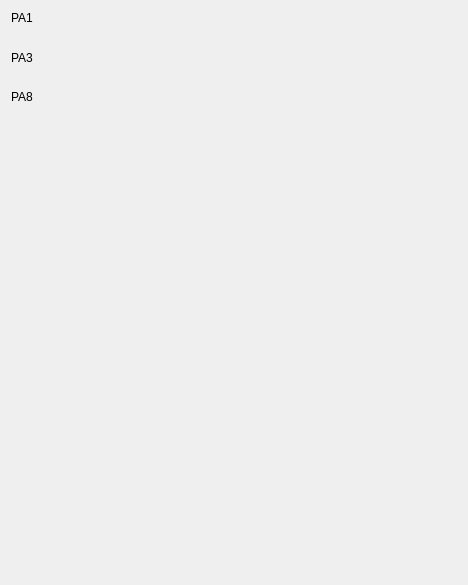
                 <widget class="QWidget" name="scrollAreaWidgetContents_10">
                  <property name="geometry">
                   <rect>
                    <x>0</x>
                    <y>0</y>
                    <width>468</width>
                    <height>585</height>
                   </rect>
                  </property>
                  <layout class="QVBoxLayout" name="verticalLayout_15">
                   <item>
                    <widget class="QLabel" name="label_9">
                     <property name="maximumSize">
                      <size>
                       <width>16777215</width>
                       <height>15</height>
                      </size>
                     </property>
                     <property name="text">
                      <string>PA1</string>
                     </property>
                    </widget>
                   </item>
                   <item>
                    <widget class="QLabel" name="label_45">
                     <property name="sizePolicy">
                      <sizepolicy hsizetype="Preferred" vsizetype="Preferred">
                       <horstretch>0</horstretch>
                       <verstretch>0</verstretch>
                      </sizepolicy>
                     </property>
                     <property name="minimumSize">
                      <size>
                       <width>0</width>
                       <height>0</height>
                      </size>
                     </property>
                     <property name="maximumSize">
                      <size>
                       <width>450</width>
                       <height>150</height>
                      </size>
                     </property>
                     <property name="text">
                      <string/>
                     </property>
                     <property name="pixmap">
                      <pixmap>images/intervalai_bar.png</pixmap>
                     </property>
                     <property name="scaledContents">
                      <bool>true</bool>
                     </property>
                     <property name="margin">
                      <number>0</number>
                     </property>
                    </widget>
                   </item>
                   <item>
                    <widget class="QLabel" name="label_10">
                     <property name="maximumSize">
                      <size>
                       <width>16777215</width>
                       <height>13</height>
                      </size>
                     </property>
                     <property name="text">
                      <string>PA3</string>
                     </property>
                    </widget>
                   </item>
                   <item>
                    <widget class="QLabel" name="label_44">
                     <property name="maximumSize">
                      <size>
                       <width>450</width>
                       <height>150</height>
                      </size>
                     </property>
                     <property name="text">
                      <string/>
                     </property>
                     <property name="pixmap">
                      <pixmap>images/intervalai_line.png</pixmap>
                     </property>
                     <property name="scaledContents">
                      <bool>true</bool>
                     </property>
                     <property name="indent">
                      <number>0</number>
                     </property>
                    </widget>
                   </item>
                   <item>
                    <widget class="QLabel" name="label_11">
                     <property name="maximumSize">
                      <size>
                       <width>16777215</width>
                       <height>13</height>
                      </size>
                     </property>
                     <property name="text">
                      <string>PA8</string>
                     </property>
                    </widget>
                   </item>
                   <item>
                    <widget class="QLabel" name="label_46">
                     <property name="maximumSize">
                      <size>
                       <width>450</width>
                       <height>150</height>
                      </size>
                     </property>
                     <property name="text">
                      <string/>
                     </property>
                     <property name="pixmap">
                      <pixmap>images/intervalai_line.png</pixmap>
                     </property>
                     <property name="scaledContents">
                      <bool>true</bool>
                     </property>
                     <property name="indent">
                      <number>0</number>
                     </property>
                    </widget>
                   </item>
                   <item>
                    <spacer name="verticalSpacer">
                     <property name="orientation">
                      <enum>Qt::Vertical</enum>
                     </property>
                     <property name="sizeHint" stdset="0">
                      <size>
                       <width>20</width>
                       <height>40</height>
                      </size>
                     </property>
                    </spacer>
                   </item>
                  </layout>
                 </widget>
